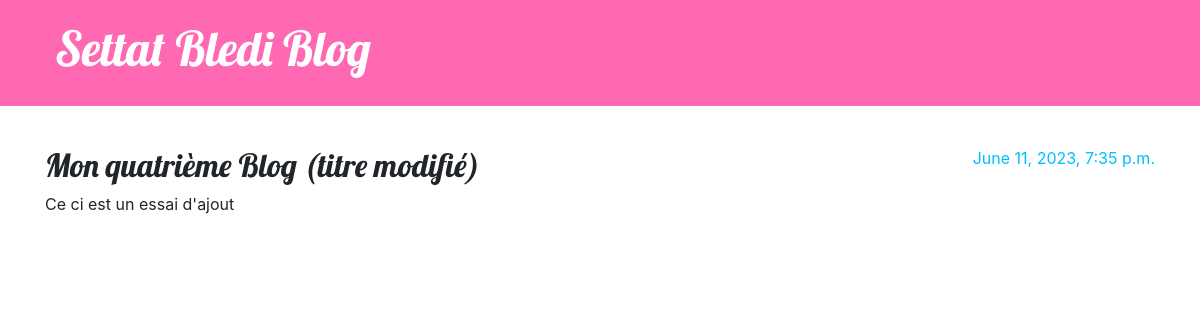
Screenshot of /post/3/ with the database file from the repository.
### blog/models.py (models this page shows, shortened)
class Post(models.Model):
    author = models.ForeignKey(settings.AUTH_USER_MODEL, on_delete=models.CASCADE)
    title = models.CharField(max_length=200)
    text = models.TextField()
    created_date = models.DateTimeField(default=timezone.now)
    published_date = models.DateTimeField(blank=True, null=True)

### blog/views.py (the view)
# urls.py: path('post/<int:pk>/', views.post_detail, name='post_detail'),
def post_detail(request, pk):
    post = get_object_or_404(Post, pk=pk)
    return render(request, 'blog/post_detail.html', {'post': post})

### blog/templates/blog/post_detail.html (shortened to what this page needs)
{% extends 'blog/base.html' %}
{% block content %}
    <article class="post">
        {% if post.published_date %}
            <time class="date">
                {{ post.published_date }}
            </time>
        {% endif %}
        <h2>{{ post.title }}</h2>
        <p>{{ post.text|linebreaksbr }}</p>
    </article>
{% endblock %}

### blog/static/css/blog.css (style rules this page uses)
h1, h2, h3, h4 { font-family: 'Lobster', cursive; }
.date { color: #828282; }
.post { margin-bottom: 70px; }
.post > .date, .post > .actions { float: right; color : #00BFFF; }

### rows the page displays
Post: published_date "June 11, 2023, 7:35 p.m.", title "Mon quatrième Blog (titre modifié)", text "Ce ci est un essai d'ajout"
